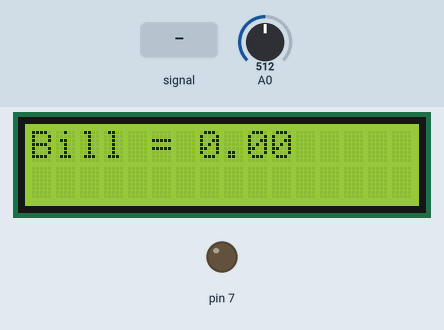
Simulated run of this sketch. Board: Arduino Uno, built with avr-gcc and run on an emulated ATmega328P. Parts: 16×2 character LCD, output pins drawn as LEDs (lit = HIGH). Inputs (shaded band) come from the test bench; at power-on: A0 = 512. What the sketch prints to the serial monitor is not drawn.

Above: at 2.1 s.
2.2 s: A0 fed a 200 Hz sine of ±81 counts around its level
At 3.49 s:
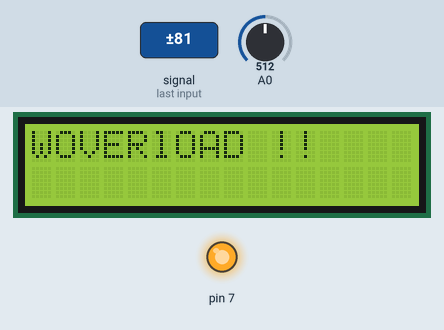
At 4.2 s:
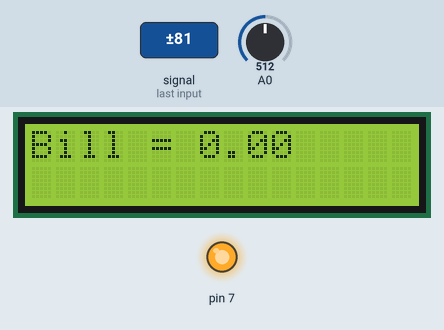
Timing chart, 0 to 5.7 s (numbered marks = the images above; inputs shaded):
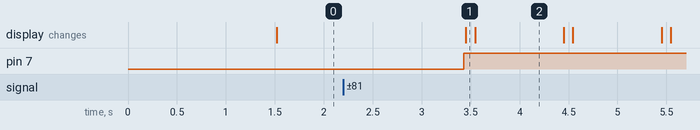

Measured:
- after the input at 2.2 s, pin 7: LOW → HIGH after 1.2 s; the display: changes after 1.3 s (image 1)
- what the display in image 2 shows lasts 1.0 s, from 3.5 s to 4.5 s

The sketch:

Raw_File__Without_Data_logging_.ino
```cpp
const int VIN = A0;
#include <ACS712_30A.h>
#include <millisDelay.h>
unsigned long delayStart = 0;
bool delayRunning = false;
int i = 0;
float f = 0;
const float ii = 0.01666667;
unsigned long previousMillis=0;
float Current = 0;
float Voltage = 0;
float KiloVolt = 0;
float KWH = 0;
float Bill = 0;
String Relay_status = "ON";
ACS712_30A project(VIN);
#include <LiquidCrystal_I2C.h>
LiquidCrystal_I2C lcd(0x27, 16, 2);

void setup()
{
    Serial.begin(9600);
    pinMode(7, OUTPUT);
    delayStart = millis();
    delayRunning = true;
    Serial.println("ACS712-30A Current Sensor");
    Serial.println("Assumed, Electricity Cost per Unit = 5");
    lcd.begin(); // initialize the lcd
    lcd.backlight();
    lcd.print("----Welcome----");
}

void loop()
{

    if (delayRunning && ((millis() - delayStart) >= 60000))
  {
      delayStart = delayStart + 60000;
      i++;
      (f = i * ii);
  }

  if (((unsigned long)(millis() - previousMillis)) >= 1000)
  {
      previousMillis = millis();
      Current = project.getCurrent();
      Voltage = project.getVoltage();
      KiloVolt = project.getKiloVolt();
      KWH = project.getKWh(f);
      Bill = project.getBill(f);

      if(Voltage >= 150)
      {
        digitalWrite(7, HIGH);
        Relay_status = "OFF";
        lcd.clear();
        lcd.setCursor(0,0);
        lcd.print("WARNING !!");
        lcd.setCursor(1,0);
        lcd.print("OVERlOAD !!");
      }

      Serial.print(String("Current: ") + Current + " A  ");
      Serial.print(String("Voltage: ") + Voltage + " W   ");
      Serial.print(String("(In KiloVolt): ") + KiloVolt + " KW)  ");
      Serial.print(String("Time (in mins): ") + i + " Time (in hrs): " + f + "  ");
      Serial.print(String("Units: ") + KWH + " KWH  ");
      Serial.print(String("Bill: ") + Bill + " Rupees  ");
      Serial.println(Relay_status);

      lcd.clear();
      lcd.setCursor(0,0);
      lcd.print(String("Bill = ") + Bill);
   }
}
```

ACS712_30A.cpp
```cpp
#include "Arduino.h"
#include "ACS712_30A.h"

ACS712_30A::ACS712_30A(int vinPin)
{
   _vin=vinPin;
}

float ACS712_30A::readCurrent()
{
	const float FACTOR = 66.00/1000;
	const float QOV    = 0.5 * 5.0;
	float voltage;
	float voltage_raw =   (5.0 / 1023.0)* analogRead(this->_vin);
	voltage =  voltage_raw - QOV;
	this->_outVoltage = voltage;
	this->_current = ((abs(voltage / FACTOR) - (0.0/1000))); //-22.79   abs(vol
	return this->_current;
}

float ACS712_30A::getCurrent()
{
	float sum =0;
	for(int c=0; c < 500; c++)
	{
		sum += readCurrent();
	}
	float current = sum /500;
	return current;
}

float ACS712_30A::getVoltage()
{
	float voltage = getCurrent()*230;
	return voltage;
}

float ACS712_30A::getKiloVolt()
{
	float kiloVolt = getVoltage()/1000;
	return kiloVolt;
}

float ACS712_30A::getKWh(float i)
{
	float kwh = getKiloVolt() * i;
	return kwh;
}

float ACS712_30A::getBill(float i)
{
	float bill  = getKWh(i) *  3.5;
	return bill;
}
```

ACS712_30A.h
```cpp
#ifndef ACS712_30A_h
#define ACS712_30A_h

#include "Arduino.h"

class ACS712_30A
{
public:

    float readCurrent();
    int _vin;
    float _current,_outVoltage;

    ACS712_30A(int vinPin);
    float getCurrent();
    float getVoltage();
    float getKiloVolt();
    float getKWh(float i);
    float getBill(float i);

private:


};

#endif
```
